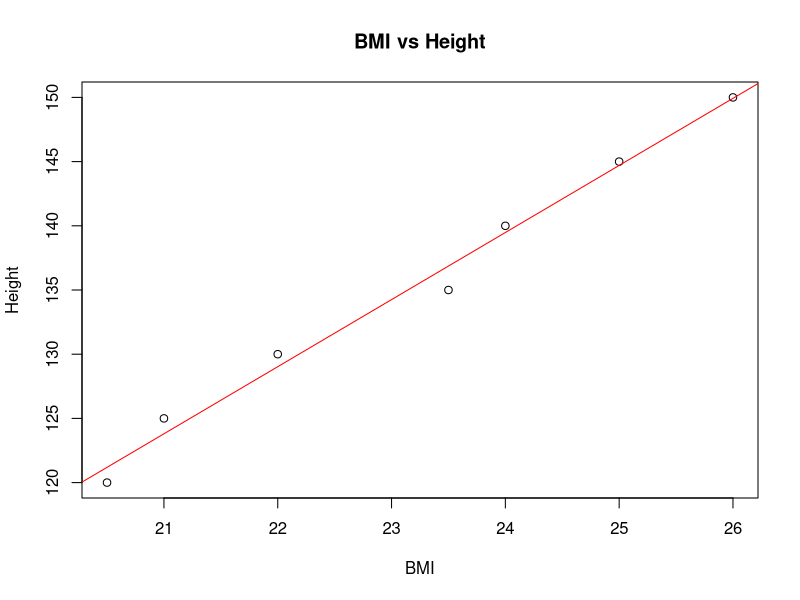
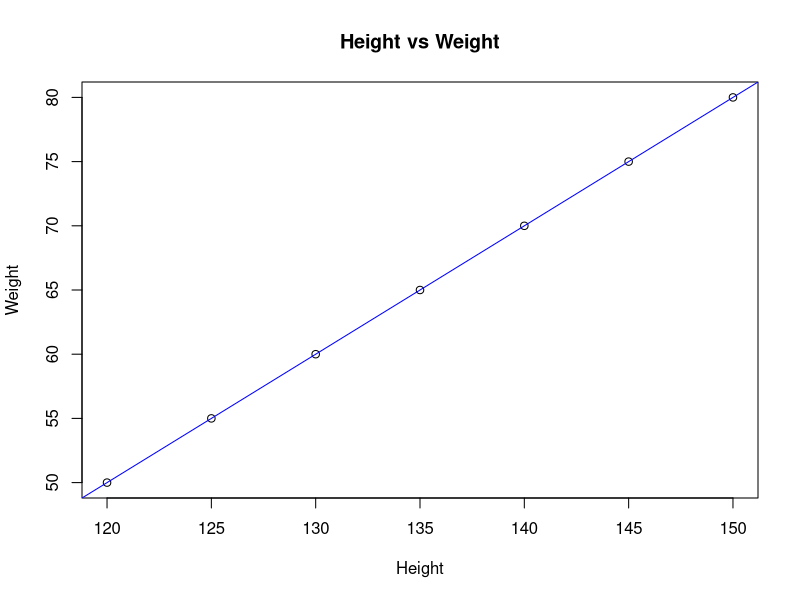
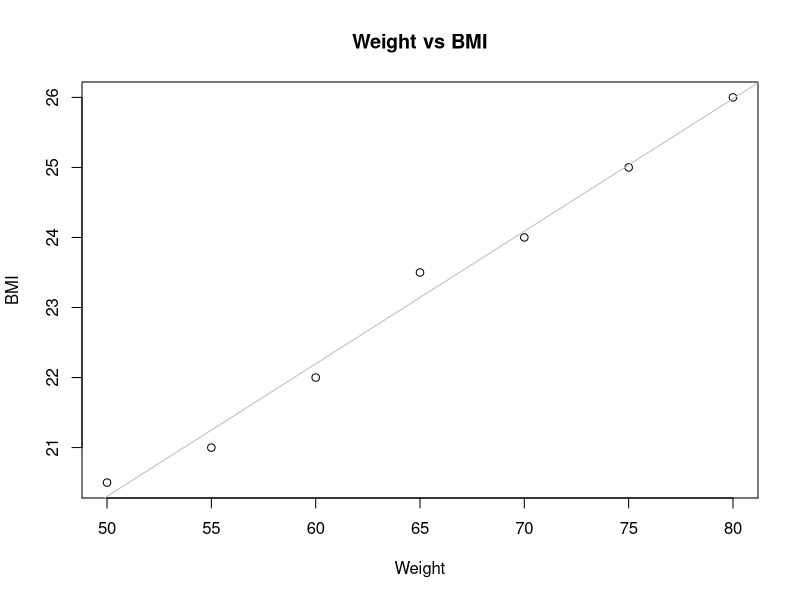

Recreate these plots in R, in order.
# Data for BMI and Height
bmi <- c(20.5, 21, 22, 23.5, 24, 25, 26)  # Adjusted to provide a better fit
height <- c(120, 125, 130, 135, 140, 145, 150)  # Corresponding heights

# 1. Linear Regression: BMI and Height
model1 <- lm(height ~ bmi)  # Create the model
summary(model1)  # Display model summary

# Plotting BMI vs Height
plot(bmi, height, main = "BMI vs Height", xlab = "BMI", ylab = "Height")
abline(model1, col = "red")  # Add regression line

# Data for Height and Weight
height <- c(120, 125, 130, 135, 140, 145, 150)  # Same height data
weight <- c(50, 55, 60, 65, 70, 75, 80)  # Adjusted weights

# 2. Linear Regression: Height and Weight
model2 <- lm(weight ~ height)  # Create the model
summary(model2)  # Display model summary

# Plotting Height vs Weight
plot(height, weight, main = "Height vs Weight", xlab = "Height", ylab = "Weight")
abline(model2, col = "blue")  # Add regression line

# Data for Weight and BMI
weight <- c(50, 55, 60, 65, 70, 75, 80)  # Same weight data
bmi <- c(20.5, 21, 22, 23.5, 24, 25, 26)  # Same BMI data

# 3. Linear Regression: Weight and BMI
model3 <- lm(bmi ~ weight)  # Create the model
summary(model3)  # Display model summary

# Plotting Weight vs BMI
plot(weight, bmi, main = "Weight vs BMI", xlab = "Weight", ylab = "BMI")
abline(model3, col = "grey")  # Add regression line

